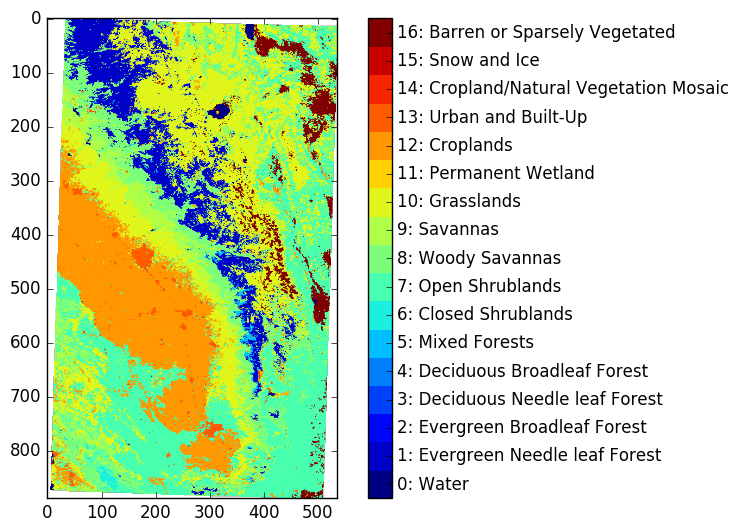

Reproduce this figure in Python.

import glob
import os
import sys

import matplotlib.pyplot as plt
from osgeo import gdal
import numpy


def render_as_png(filepath):
    ds = gdal.Open(filepath)
    band = ds.GetRasterBand(1)
    array = band.ReadAsArray()
    nodata = band.GetNoDataValue()

    ma_array = numpy.ma.masked_array(array, mask=array==nodata)
    plt.clf()  # clear figure

    # make discreet colormap
    cm = plt.cm.get_cmap()
    color_list = cm(numpy.linspace(0, 1, 16))
    colormap_name = cm.name + ' LULC'
    discrete_cm = cm.from_list(colormap_name, color_list, 17)

    plt.imshow(ma_array, origin='upper', cmap=discrete_cm)
    colorbar = plt.colorbar()
    colorbar.set_ticks(numpy.arange(0, 17, 1))
    plt.clim(-0.5, 16.5)
    colorbar.set_ticklabels([
        '0: Water',
        '1: Evergreen Needle leaf Forest',
        '2: Evergreen Broadleaf Forest',
        '3: Deciduous Needle leaf Forest',
        '4: Deciduous Broadleaf Forest',
        '5: Mixed Forests',
        '6: Closed Shrublands',
        '7: Open Shrublands',
        '8: Woody Savannas',
        '9: Savannas',
        '10: Grasslands',
        '11: Permanent Wetland',
        '12: Croplands',
        '13: Urban and Built-Up',
        '14: Cropland/Natural Vegetation Mosaic',
        '15: Snow and Ice',
        '16: Barren or Sparsely Vegetated',
    ])


    base_filename = os.path.splitext(os.path.basename(filepath))[0]
    out_png_name = base_filename + '.png'
    if os.path.exists(out_png_name):
        os.remove(out_png_name)

    plt.savefig(out_png_name, dpi=100, bbox_inches='tight')

    # Add landcover classification labels to landcover
    # 0	    Water
    # 1	    Evergreen Needle leaf Forest
    # 2	    Evergreen Broadleaf Forest
    # 3	    Deciduous Needle leaf Forest
    # 4	    Deciduous Broadleaf Forest
    # 5	    Mixed Forests
    # 6	    Closed Shrublands
    # 7	    Open Shrublands
    # 8	    Woody Savannas
    # 9	    Savannas
    # 10	Grasslands
    # 11	Permanent Wetland
    # 12	Croplands
    # 13	Urban and Built-Up
    # 14	Cropland/Natural Vegetation Mosaic
    # 15	Snow and Ice
    # 16	Barren or Sparsely Vegetated




if __name__ == '__main__':
    filename = os.path.join(os.path.dirname(__file__), '..', '..', 'docker',
                            'data', 'landcover.tif')
    render_as_png(filename)
